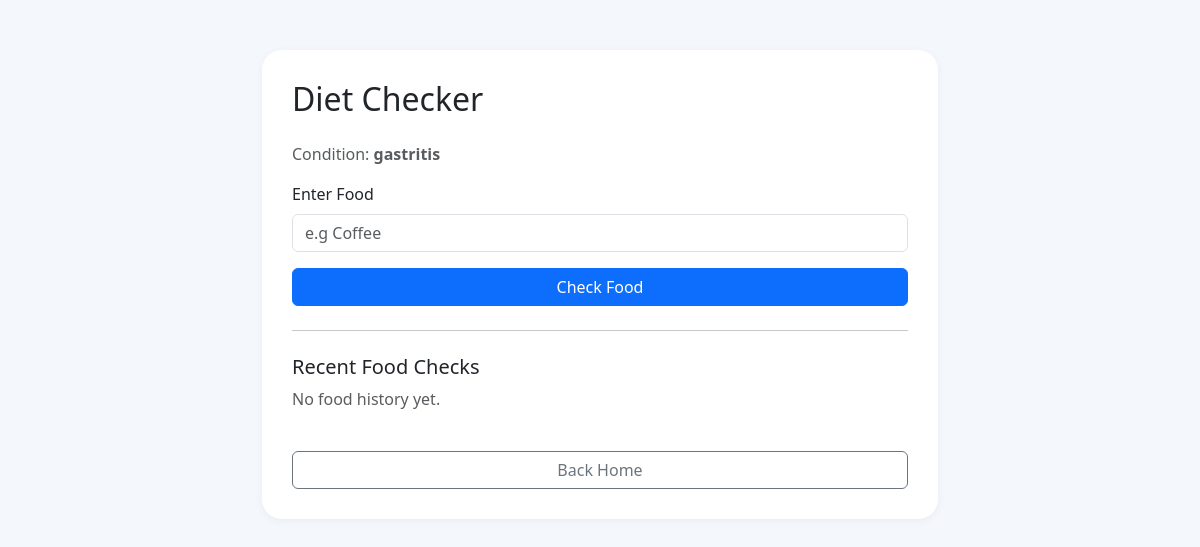
Before: /diet_checker (signed in) with the older database file.
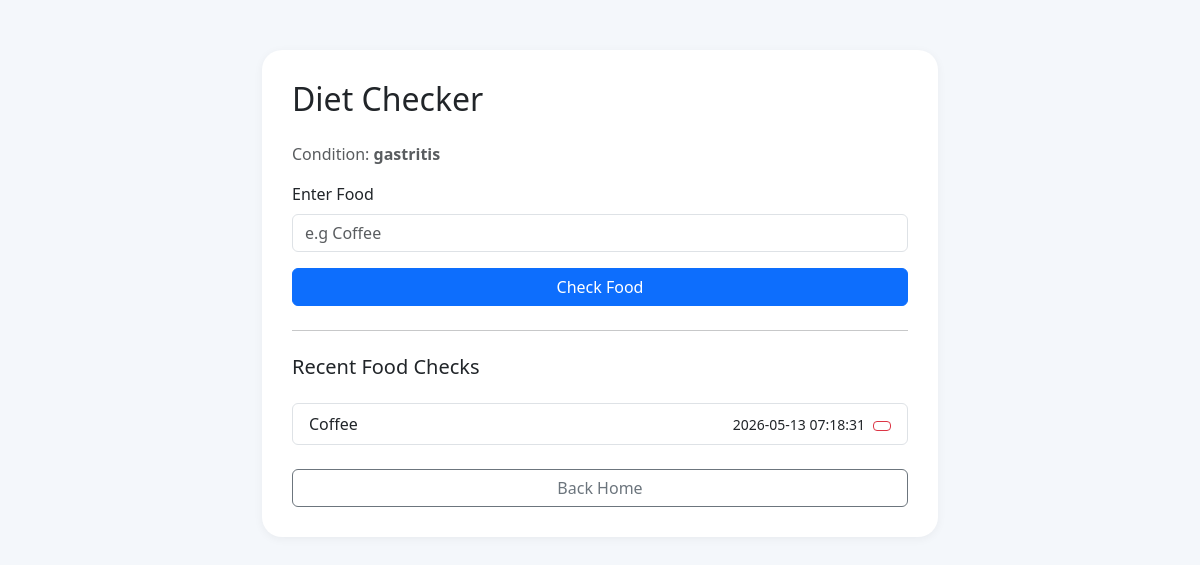
After: the same page with the newer database file.
### tables this page shows
CREATE TABLE food_logs (
            id INTEGER PRIMARY KEY AUTOINCREMENT,
            user_id INTEGER,
            food_name TEXT,
            timestamp DATETIME DEFAULT CURRENT_TIMESTAMP,
            FOREIGN KEY(user_id) REFERENCES users(id)
        );

### app.py (the view)
@app.route("/diet_checker")
def diet_checker():
    if not is_logged_in():
        return redirect(url_for("login"))
    food = request.args.get("food")
    status = request.args.get("status")
    with get_db() as conn:
        recent_logs = conn.execute("SELECT food_name, timestamp FROM food_logs WHERE user_id = ? ORDER BY timestamp DESC LIMIT 5", (session["user_id"],)).fetchall()
    return render_template("diet_checker.html",
                           food=food,
                           status=status,
                           recent_logs=recent_logs,
                           condition=session["condition"])

### app.py (called while the page is built)
@contextmanager
def get_db():
    conn = sqlite3.connect(DB_PATH)
    conn.row_factory = sqlite3.Row
    try:
        yield conn
        conn.commit()
    except Exception as e:
        conn.rollback()
        logging.error(f"Database Error: {e}")
        raise
    finally:
        conn.close()

def is_logged_in():
    return "user_id" in session

### templates/diet_checker.html (shortened to what this page needs)
<!DOCTYPE html>
<html lang="en">
<head>
    <link href="https://cdn.jsdelivr.net/npm/bootstrap@5.3.0/dist/css/bootstrap.min.css" rel="stylesheet">
</head>
<body>
<div class="container container-box">
    <div class="card">
        <h2 class="mb-4">Diet Checker</h2>
        <p class="text-muted">
            Condition: <strong>{{ condition }}</strong>
        </p>
        <form action="/check" method="POST">
            <div class="mb-3">
                <label class="form-label">
                    Enter Food
                </label>
                <input
                    type="text"
                    name="food"
                    class="form-control"
                    placeholder="e.g Coffee"
                    required
                >
            </div>
            <button class="btn btn-primary w-100">
                Check Food
            </button>
        </form>
        <hr class="my-4">
        <h5>Recent Food Checks</h5>
        {% if recent_logs %}
            <ul class="list-group mt-3">
                {% for log in recent_logs %}
                <li class="list-group-item d-flex justify-content-between align-items-center">
                    <span>{{ log.food_name }}</span>
                    <div class="d-flex align-items-center gap-2">
                        <small>{{ log.timestamp }}</small>
                        <form action="/delete_food_log/{{ log.id }}" method="POST" onsubmit="return confirm('Delete this food log?');">
                            <button type="submit" class="btn btn-outline-danger btn-sm px-2"></button>
                        </form>
                    </div>
                </li>
                {% endfor %}
            </ul>
        {% else %}
            <p class="text-muted">
                No food history yet.
            </p>
        {% endif %}
        <a href="/" class="btn btn-outline-secondary mt-4">
            Back Home
        </a>
    </div>
</div>
</body>
</html>

### templates/diet_checker.html (style rules this page uses)
body { background:#f4f7fb; font-family:'Segoe UI',sans-serif; }
.container-box { max-width:700px; margin:auto; margin-top:50px; }
.card { border:none; border-radius:20px; padding:30px; box-shadow:0 2px 10px rgba(0,0,0,0.05); }

Changed rows visible on the page:
added food_logs: food_name "Coffee", timestamp "2026-05-13 07:18:31"
Other visible differences:
text no longer shown: "No food history yet."
